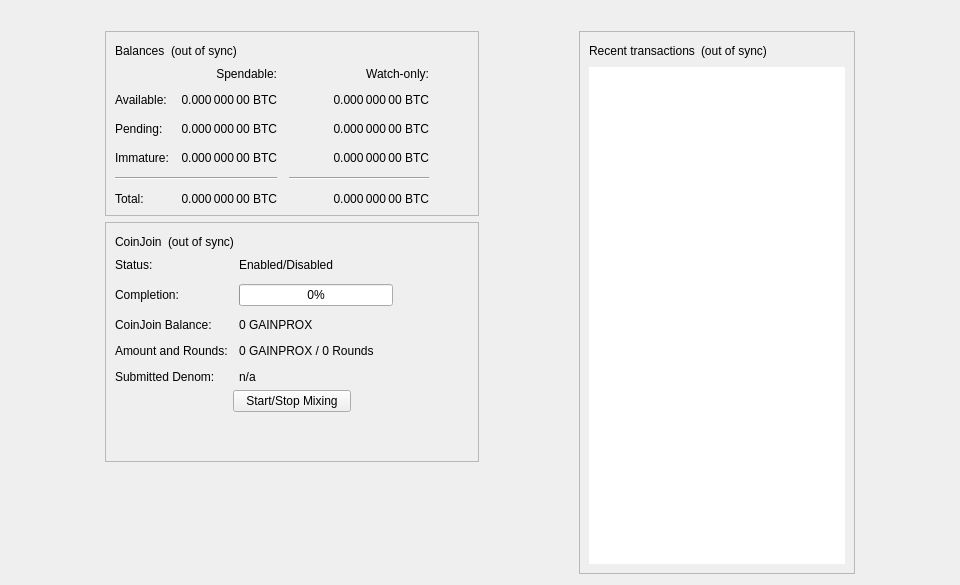
<?xml version="1.0" encoding="UTF-8"?>
<ui version="4.0">
 <class>OverviewPage</class>
 <widget class="QWidget" name="OverviewPage">
  <property name="geometry">
   <rect>
    <x>0</x>
    <y>0</y>
    <width>960</width>
    <height>585</height>
   </rect>
  </property>
  <property name="minimumSize">
   <size>
    <width>960</width>
    <height>0</height>
   </size>
  </property>
  <property name="windowTitle">
   <string>Form</string>
  </property>
  <layout class="QVBoxLayout" name="topLayout">
   <item>
    <widget class="QLabel" name="labelAlerts">
     <property name="visible">
      <bool>false</bool>
     </property>
     <property name="wordWrap">
      <bool>true</bool>
     </property>
     <property name="margin">
      <number>3</number>
     </property>
     <property name="textInteractionFlags">
      <set>Qt::TextSelectableByMouse</set>
     </property>
    </widget>
   </item>
   <item>
    <layout class="QHBoxLayout" name="horizontalLayout" stretch="1,0,1,0,1">
     <item>
      <spacer name="horizontalSpacerLeft">
       <property name="orientation">
        <enum>Qt::Horizontal</enum>
       </property>
       <property name="sizeType">
        <enum>QSizePolicy::Preferred</enum>
       </property>
       <property name="sizeHint" stdset="0">
        <size>
         <width>10</width>
         <height>20</height>
        </size>
       </property>
      </spacer>
     </item>
     <item>
      <layout class="QVBoxLayout" name="verticalLayout_2">
       <item>
        <widget class="QFrame" name="frame">
         <property name="frameShape">
          <enum>QFrame::StyledPanel</enum>
         </property>
         <property name="frameShadow">
          <enum>QFrame::Raised</enum>
         </property>
         <layout class="QVBoxLayout" name="verticalLayout_4">
          <item>
           <layout class="QHBoxLayout" name="horizontalLayout_4">
            <item>
             <widget class="QLabel" name="label_5">
              <property name="text">
               <string>Balances</string>
              </property>
             </widget>
            </item>
            <item>
             <widget class="QLabel" name="labelWalletStatus">
              <property name="toolTip">
               <string>The displayed information may be out of date. Your wallet automatically synchronizes with the Gainprox network after a connection is established, but this process has not completed yet.</string>
              </property>
              <property name="text">
               <string notr="true">(out of sync)</string>
              </property>
              <property name="alignment">
               <set>Qt::AlignLeading|Qt::AlignLeft|Qt::AlignVCenter</set>
              </property>
             </widget>
            </item>
            <item>
             <spacer name="horizontalSpacer_3">
              <property name="orientation">
               <enum>Qt::Horizontal</enum>
              </property>
              <property name="sizeHint" stdset="0">
               <size>
                <width>40</width>
                <height>20</height>
               </size>
              </property>
             </spacer>
            </item>
           </layout>
          </item>
          <item>
           <layout class="QGridLayout" name="gridLayout">
            <property name="spacing">
             <number>12</number>
            </property>
            <item row="2" column="2">
             <widget class="QLabel" name="labelWatchPending">
              <property name="cursor">
               <cursorShape>IBeamCursor</cursorShape>
              </property>
              <property name="toolTip">
               <string>Unconfirmed transactions to watch-only addresses</string>
              </property>
              <property name="text">
               <string notr="true">0.000 000 00 BTC</string>
              </property>
              <property name="alignment">
               <set>Qt::AlignRight|Qt::AlignTrailing|Qt::AlignVCenter</set>
              </property>
              <property name="textInteractionFlags">
               <set>Qt::LinksAccessibleByMouse|Qt::TextSelectableByKeyboard|Qt::TextSelectableByMouse</set>
              </property>
             </widget>
            </item>
            <item row="2" column="1">
             <widget class="QLabel" name="labelUnconfirmed">
              <property name="cursor">
               <cursorShape>IBeamCursor</cursorShape>
              </property>
              <property name="toolTip">
               <string>Total of transactions that have yet to be confirmed, and do not yet count toward the spendable balance</string>
              </property>
              <property name="text">
               <string notr="true">0.000 000 00 BTC</string>
              </property>
              <property name="alignment">
               <set>Qt::AlignRight|Qt::AlignTrailing|Qt::AlignVCenter</set>
              </property>
              <property name="textInteractionFlags">
               <set>Qt::LinksAccessibleByMouse|Qt::TextSelectableByKeyboard|Qt::TextSelectableByMouse</set>
              </property>
             </widget>
            </item>
            <item row="3" column="2">
             <widget class="QLabel" name="labelWatchImmature">
              <property name="cursor">
               <cursorShape>IBeamCursor</cursorShape>
              </property>
              <property name="toolTip">
               <string>Mined balance in watch-only addresses that has not yet matured</string>
              </property>
              <property name="text">
               <string notr="true">0.000 000 00 BTC</string>
              </property>
              <property name="alignment">
               <set>Qt::AlignRight|Qt::AlignTrailing|Qt::AlignVCenter</set>
              </property>
              <property name="textInteractionFlags">
               <set>Qt::LinksAccessibleByMouse|Qt::TextSelectableByKeyboard|Qt::TextSelectableByMouse</set>
              </property>
             </widget>
            </item>
            <item row="4" column="0" colspan="2">
             <widget class="Line" name="lineSpendableBalance">
              <property name="orientation">
               <enum>Qt::Horizontal</enum>
              </property>
             </widget>
            </item>
            <item row="4" column="2">
             <widget class="Line" name="lineWatchBalance">
              <property name="sizePolicy">
               <sizepolicy hsizetype="Preferred" vsizetype="Fixed">
                <horstretch>0</horstretch>
                <verstretch>0</verstretch>
               </sizepolicy>
              </property>
              <property name="minimumSize">
               <size>
                <width>140</width>
                <height>0</height>
               </size>
              </property>
              <property name="orientation">
               <enum>Qt::Horizontal</enum>
              </property>
             </widget>
            </item>
            <item row="5" column="0">
             <widget class="QLabel" name="labelTotalText">
              <property name="text">
               <string>Total:</string>
              </property>
             </widget>
            </item>
            <item row="3" column="1">
             <widget class="QLabel" name="labelImmature">
              <property name="cursor">
               <cursorShape>IBeamCursor</cursorShape>
              </property>
              <property name="toolTip">
               <string>Mined balance that has not yet matured</string>
              </property>
              <property name="text">
               <string notr="true">0.000 000 00 BTC</string>
              </property>
              <property name="alignment">
               <set>Qt::AlignRight|Qt::AlignTrailing|Qt::AlignVCenter</set>
              </property>
              <property name="textInteractionFlags">
               <set>Qt::LinksAccessibleByMouse|Qt::TextSelectableByKeyboard|Qt::TextSelectableByMouse</set>
              </property>
             </widget>
            </item>
            <item row="2" column="3">
             <spacer name="horizontalSpacer_2">
              <property name="orientation">
               <enum>Qt::Horizontal</enum>
              </property>
              <property name="sizeHint" stdset="0">
               <size>
                <width>40</width>
                <height>20</height>
               </size>
              </property>
             </spacer>
            </item>
            <item row="3" column="0">
             <widget class="QLabel" name="labelImmatureText">
              <property name="text">
               <string>Immature:</string>
              </property>
             </widget>
            </item>
            <item row="5" column="1">
             <widget class="QLabel" name="labelTotal">
              <property name="cursor">
               <cursorShape>IBeamCursor</cursorShape>
              </property>
              <property name="toolTip">
               <string>Your current total balance</string>
              </property>
              <property name="text">
               <string notr="true">0.000 000 00 BTC</string>
              </property>
              <property name="alignment">
               <set>Qt::AlignRight|Qt::AlignTrailing|Qt::AlignVCenter</set>
              </property>
              <property name="textInteractionFlags">
               <set>Qt::LinksAccessibleByMouse|Qt::TextSelectableByKeyboard|Qt::TextSelectableByMouse</set>
              </property>
             </widget>
            </item>
            <item row="5" column="2">
             <widget class="QLabel" name="labelWatchTotal">
              <property name="cursor">
               <cursorShape>IBeamCursor</cursorShape>
              </property>
              <property name="toolTip">
               <string>Current total balance in watch-only addresses</string>
              </property>
              <property name="text">
               <string notr="true">0.000 000 00 BTC</string>
              </property>
              <property name="alignment">
               <set>Qt::AlignRight|Qt::AlignTrailing|Qt::AlignVCenter</set>
              </property>
              <property name="textInteractionFlags">
               <set>Qt::LinksAccessibleByMouse|Qt::TextSelectableByKeyboard|Qt::TextSelectableByMouse</set>
              </property>
             </widget>
            </item>
            <item row="0" column="2">
             <widget class="QLabel" name="labelWatchonly">
              <property name="text">
               <string>Watch-only:</string>
              </property>
              <property name="alignment">
               <set>Qt::AlignRight|Qt::AlignTrailing|Qt::AlignVCenter</set>
              </property>
             </widget>
            </item>
            <item row="1" column="0">
             <widget class="QLabel" name="labelBalanceText">
              <property name="text">
               <string>Available:</string>
              </property>
             </widget>
            </item>
            <item row="1" column="1">
             <widget class="QLabel" name="labelBalance">
              <property name="cursor">
               <cursorShape>IBeamCursor</cursorShape>
              </property>
              <property name="toolTip">
               <string>Your current spendable balance</string>
              </property>
              <property name="text">
               <string notr="true">0.000 000 00 BTC</string>
              </property>
              <property name="alignment">
               <set>Qt::AlignRight|Qt::AlignTrailing|Qt::AlignVCenter</set>
              </property>
              <property name="textInteractionFlags">
               <set>Qt::LinksAccessibleByMouse|Qt::TextSelectableByKeyboard|Qt::TextSelectableByMouse</set>
              </property>
             </widget>
            </item>
            <item row="1" column="2">
             <widget class="QLabel" name="labelWatchAvailable">
              <property name="cursor">
               <cursorShape>IBeamCursor</cursorShape>
              </property>
              <property name="toolTip">
               <string>Your current balance in watch-only addresses</string>
              </property>
              <property name="text">
               <string notr="true">0.000 000 00 BTC</string>
              </property>
              <property name="alignment">
               <set>Qt::AlignRight|Qt::AlignTrailing|Qt::AlignVCenter</set>
              </property>
              <property name="textInteractionFlags">
               <set>Qt::LinksAccessibleByMouse|Qt::TextSelectableByKeyboard|Qt::TextSelectableByMouse</set>
              </property>
             </widget>
            </item>
            <item row="2" column="0">
             <widget class="QLabel" name="labelPendingText">
              <property name="text">
               <string>Pending:</string>
              </property>
             </widget>
            </item>
            <item row="0" column="1">
             <widget class="QLabel" name="labelSpendable">
              <property name="text">
               <string>Spendable:</string>
              </property>
              <property name="alignment">
               <set>Qt::AlignRight|Qt::AlignTrailing|Qt::AlignVCenter</set>
              </property>
             </widget>
            </item>
           </layout>
          </item>
         </layout>
        </widget>
       </item>
       <item>
        <widget class="QFrame" name="frameCoinJoin">
         <property name="layoutDirection">
          <enum>Qt::LeftToRight</enum>
         </property>
         <property name="frameShape">
          <enum>QFrame::StyledPanel</enum>
         </property>
         <property name="frameShadow">
          <enum>QFrame::Raised</enum>
         </property>
         <layout class="QVBoxLayout" name="VerticalLayout_PS1">
          <item>
           <layout class="QHBoxLayout" name="horizontalLayout_5">
            <item>
             <widget class="QLabel" name="labelCoinJoinHeader">
              <property name="text">
               <string notr="true">CoinJoin</string>
              </property>
             </widget>
            </item>
            <item>
             <widget class="QLabel" name="labelCoinJoinSyncStatus">
              <property name="toolTip">
               <string>The displayed information may be out of date. Your wallet automatically synchronizes with the Gainprox network after a connection is established, but this process has not completed yet.</string>
              </property>
              <property name="text">
               <string notr="true">(out of sync)</string>
              </property>
              <property name="alignment">
               <set>Qt::AlignLeading|Qt::AlignLeft|Qt::AlignVCenter</set>
              </property>
             </widget>
            </item>
            <item>
             <spacer name="horizontalSpacer_4">
              <property name="orientation">
               <enum>Qt::Horizontal</enum>
              </property>
              <property name="sizeHint" stdset="0">
               <size>
                <width>40</width>
                <height>20</height>
               </size>
              </property>
             </spacer>
            </item>
           </layout>
          </item>
          <item>
           <layout class="QFormLayout" name="coinJoinFormLayout">
            <property name="fieldGrowthPolicy">
             <enum>QFormLayout::AllNonFixedFieldsGrow</enum>
            </property>
            <property name="horizontalSpacing">
             <number>11</number>
            </property>
            <property name="verticalSpacing">
             <number>12</number>
            </property>
            <item row="0" column="0">
             <widget class="QLabel" name="labelCoinJoinEnabledText">
              <property name="text">
               <string>Status:</string>
              </property>
             </widget>
            </item>
            <item row="0" column="1">
             <widget class="QLabel" name="labelCoinJoinEnabled">
              <property name="text">
               <string>Enabled/Disabled</string>
              </property>
             </widget>
            </item>
            <item row="1" column="0">
             <widget class="QLabel" name="labelCompletitionText">
              <property name="text">
               <string>Completion:</string>
              </property>
             </widget>
            </item>
            <item row="1" column="1">
             <widget class="QProgressBar" name="coinJoinProgress">
              <property name="maximumSize">
               <size>
                <width>154</width>
                <height>16777215</height>
               </size>
              </property>
              <property name="value">
               <number>0</number>
              </property>
             </widget>
            </item>
            <item row="2" column="0">
             <widget class="QLabel" name="labelAnonymizedText">
              <property name="text">
               <string notr="true">CoinJoin Balance:</string>
              </property>
             </widget>
            </item>
            <item row="2" column="1">
             <widget class="QLabel" name="labelAnonymized">
              <property name="text">
               <string notr="true">0 GAINPROX</string>
              </property>
             </widget>
            </item>
            <item row="3" column="0">
             <widget class="QLabel" name="labelAmountAndRoundsText">
              <property name="text">
               <string>Amount and Rounds:</string>
              </property>
             </widget>
            </item>
            <item row="3" column="1">
             <widget class="QLabel" name="labelAmountRounds">
              <property name="text">
               <string notr="true">0 GAINPROX / 0 Rounds</string>
              </property>
             </widget>
            </item>
            <item row="4" column="0">
             <widget class="QLabel" name="labelSubmittedDenomText">
              <property name="text">
               <string>Submitted Denom:</string>
              </property>
             </widget>
            </item>
            <item row="4" column="1">
             <widget class="QLabel" name="labelSubmittedDenom">
              <property name="toolTip">
               <string>The denominations you submitted to the Smartnode.&lt;br&gt;To mix, other users must submit the exact same denominations.</string>
              </property>
              <property name="text">
               <string>n/a</string>
              </property>
              <property name="wordWrap">
               <bool>true</bool>
              </property>
             </widget>
            </item>
           </layout>
          </item>
          <item>
           <layout class="QVBoxLayout" name="VerticalLayout_PS">
            <item>
             <layout class="QHBoxLayout" name="horizontalLayout_3">
              <property name="topMargin">
               <number>0</number>
              </property>
              <item>
               <spacer name="horizontalSpacer_5">
                <property name="orientation">
                 <enum>Qt::Horizontal</enum>
                </property>
                <property name="sizeHint" stdset="0">
                 <size>
                  <width>40</width>
                  <height>20</height>
                 </size>
                </property>
               </spacer>
              </item>
              <item>
               <widget class="QPushButton" name="toggleCoinJoin">
                <property name="sizePolicy">
                 <sizepolicy hsizetype="MinimumExpanding" vsizetype="Fixed">
                  <horstretch>0</horstretch>
                  <verstretch>0</verstretch>
                 </sizepolicy>
                </property>
                <property name="text">
                 <string>Start/Stop Mixing</string>
                </property>
               </widget>
              </item>
              <item>
               <spacer name="horizontalSpacer_6">
                <property name="orientation">
                 <enum>Qt::Horizontal</enum>
                </property>
                <property name="sizeHint" stdset="0">
                 <size>
                  <width>40</width>
                  <height>20</height>
                 </size>
                </property>
               </spacer>
              </item>
             </layout>
            </item>
            <item>
             <spacer name="verticalSpacer_3">
              <property name="orientation">
               <enum>Qt::Vertical</enum>
              </property>
              <property name="sizeHint" stdset="0">
               <size>
                <width>20</width>
                <height>40</height>
               </size>
              </property>
             </spacer>
            </item>
           </layout>
          </item>
         </layout>
        </widget>
       </item>
       <item>
        <spacer name="verticalSpacer">
         <property name="orientation">
          <enum>Qt::Vertical</enum>
         </property>
         <property name="sizeHint" stdset="0">
          <size>
           <width>20</width>
           <height>40</height>
          </size>
         </property>
        </spacer>
       </item>
      </layout>
     </item>
     <item>
      <spacer name="horizontalSpacerCenter">
       <property name="orientation">
        <enum>Qt::Horizontal</enum>
       </property>
       <property name="sizeHint" stdset="0">
        <size>
         <width>10</width>
         <height>20</height>
        </size>
       </property>
      </spacer>
     </item>
     <item>
      <layout class="QVBoxLayout" name="verticalLayout_3">
       <item>
        <widget class="QFrame" name="frame_2">
         <property name="frameShape">
          <enum>QFrame::StyledPanel</enum>
         </property>
         <property name="frameShadow">
          <enum>QFrame::Raised</enum>
         </property>
         <layout class="QVBoxLayout" name="verticalLayout">
          <item>
           <layout class="QHBoxLayout" name="horizontalLayout_2">
            <item>
             <widget class="QLabel" name="label_4">
              <property name="text">
               <string>Recent transactions</string>
              </property>
             </widget>
            </item>
            <item>
             <widget class="QLabel" name="labelTransactionsStatus">
              <property name="toolTip">
               <string>The displayed information may be out of date. Your wallet automatically synchronizes with the Gainprox network after a connection is established, but this process has not completed yet.</string>
              </property>
              <property name="text">
               <string notr="true">(out of sync)</string>
              </property>
              <property name="alignment">
               <set>Qt::AlignLeading|Qt::AlignLeft|Qt::AlignVCenter</set>
              </property>
             </widget>
            </item>
            <item>
             <spacer name="horizontalSpacer">
              <property name="orientation">
               <enum>Qt::Horizontal</enum>
              </property>
              <property name="sizeHint" stdset="0">
               <size>
                <width>40</width>
                <height>20</height>
               </size>
              </property>
             </spacer>
            </item>
           </layout>
          </item>
          <item>
           <widget class="QListView" name="listTransactions">
            <property name="frameShape">
             <enum>QFrame::NoFrame</enum>
            </property>
            <property name="verticalScrollBarPolicy">
             <enum>Qt::ScrollBarAlwaysOff</enum>
            </property>
            <property name="horizontalScrollBarPolicy">
             <enum>Qt::ScrollBarAlwaysOff</enum>
            </property>
            <property name="selectionMode">
             <enum>QAbstractItemView::NoSelection</enum>
            </property>
           </widget>
          </item>
         </layout>
        </widget>
       </item>
      </layout>
     </item>
     <item>
      <spacer name="horizontalSpacerRight">
       <property name="orientation">
        <enum>Qt::Horizontal</enum>
       </property>
       <property name="sizeType">
        <enum>QSizePolicy::Preferred</enum>
       </property>
       <property name="sizeHint" stdset="0">
        <size>
         <width>10</width>
         <height>20</height>
        </size>
       </property>
      </spacer>
     </item>
    </layout>
   </item>
  </layout>
 </widget>
 <resources/>
 <connections/>
</ui>
